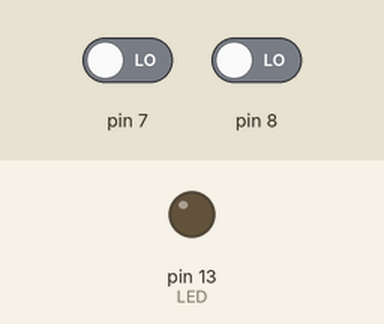
Simulated run of this sketch. Board: Arduino Uno, built with avr-gcc and run on an emulated ATmega328P. On the bench: output pins drawn as LEDs (lit = HIGH). The test bench sets the inputs (shaded band); at power-on: pin 7 LOW, pin 8 LOW. MIDI output is not drawn.

Above: at 1.2 s.
1.3 s: pin 7 driven HIGH
At 2.0 s:
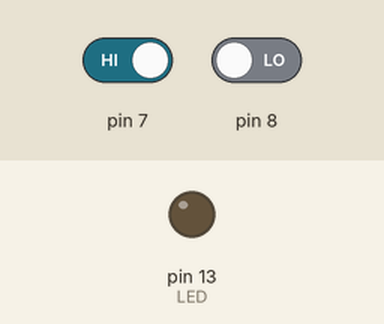
2.8 s: pin 8 driven HIGH
At 3.9 s:
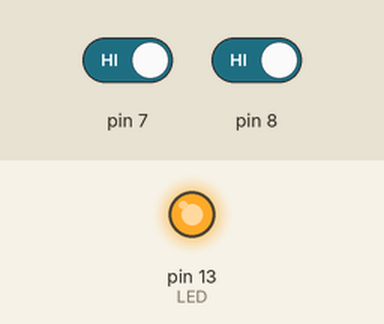
4.3 s: pin 8 driven LOW
At 5.2 s:
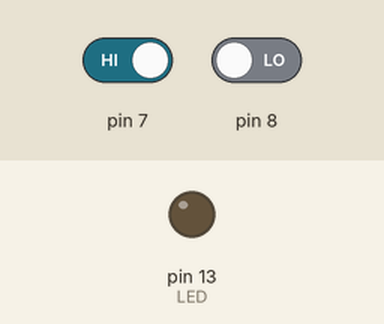
Timing chart, 0 to 7.3 s (numbered marks = the images above; inputs shaded):
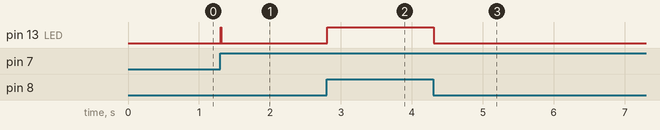

Measured:
- after the input at 1.3 s, pin 13 (LED): LOW → HIGH at once, → LOW 0.01 s later
- after the input at 2.8 s, pin 13 (LED): LOW → HIGH at once
- after the input at 4.3 s, pin 13 (LED): HIGH → LOW at once

The sketch:

midicon1.2.ino
```cpp
#include <MIDI.h> //MIDIライブラリ使用のためのヘッダファイル読み込み

// MIDIメッセージ送受信の方法についての簡単なチュートリアル
// チャンネル4にメッセージが入ってきたら、1秒間ArduinoのLEDが点灯し、その間ノートが再生される。
int var8 = 0;
int old_var8 = 0;
int var7 = 0;
int old_var7 = 0;
MIDI_CREATE_DEFAULT_INSTANCE(); // MIDIクラスのインスタンスとして"MIDI"を生成する。

#define LED 13              // Arduino Uno用のLEDピンの設定

void setup()
{
    pinMode(LED, OUTPUT);
    pinMode(8,INPUT);
    pinMode(7,INPUT);
    MIDI.begin(4);          // MIDIインスタンスの初期化、その際チャンネル4のみをlisten
}

void loop()
{
      var8 = digitalRead(8);
      if((var8 == HIGH)&&(old_var8 == LOW)){
        digitalWrite(LED,HIGH);
        MIDI.sendNoteOn(48,127,1);
      }
      if(var8 == LOW){
        MIDI.sendNoteOff(48,0,1);   // ノートオフ
        digitalWrite(LED,LOW);
      }
      old_var8 = var8;

      var7 = digitalRead(7);
      if((var7 == HIGH)&&(old_var7 == LOW)){
        digitalWrite(LED,HIGH);
        MIDI.sendNoteOn(50,127,1);
      }
      if(var7 == LOW){
        MIDI.sendNoteOff(50,0,1);   // ノートオフ
        digitalWrite(LED,LOW);
      }
      old_var7 = var7;
      delay(10);

        // ノートオン(pitch 42, velo 127 on channel 1)


}
```
